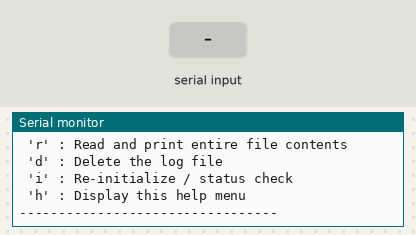
A sketch run on a simulated Arduino Uno, built with avr-gcc and run on an emulated ATmega328P. Shown: the last lines printed to the serial monitor. Inputs (shaded band) come from the test bench. Storage starts empty.

Above: at 1.7 s.
1.8 s: "w\n" received over Serial
At 2.9 s:
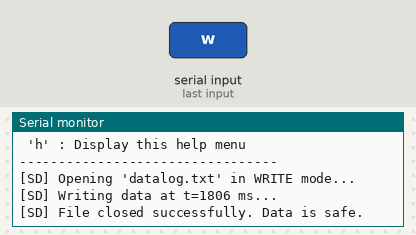
3.3 s: byte 114 ('r') received over Serial
At 3.41 s:
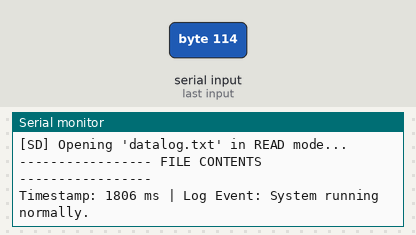
4.8 s: byte 100 ('d') received over Serial
At 6.0 s:
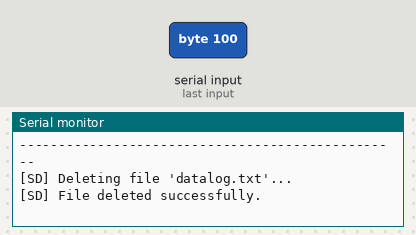
6.3 s: byte 82 ('R') received over Serial
At 6.9 s:
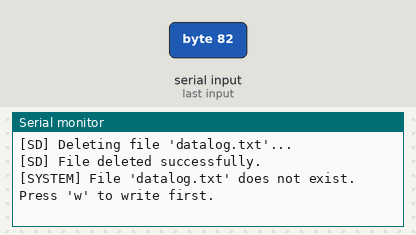
7.8 s: byte 68 ('D') received over Serial
At 9.0 s:
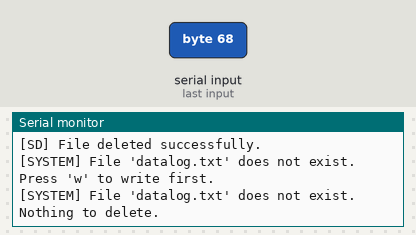
9.3 s: "W\n" received over Serial
At 9.37 s:
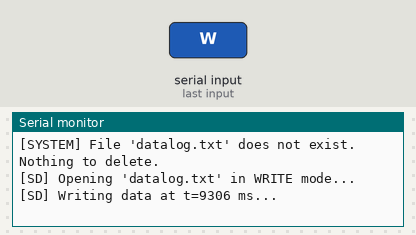

The sketch:

Day_71_SD_Card_Writing.ino
```cpp
/*
 * 100 Projects with Arduino - Day 71
 * Project: SD Card Module File Writing (SPI Datalogger Basics)
 *
 * DESCRIPTION:
 * This project demonstrates how to interface a standard SPI SD Card Module with an Arduino
 * using the standard SD and SPI libraries. To align with industrial firmware design paradigms:
 * 1. Safe File Operations: Employs correct sequences of opening, writing, flushing, and closing
 *    files to prevent data loss or FAT filesystem corruption during sudden power losses.
 * 2. Diagnostics: Checks for card presence and verifies the SPI link before initiating file access.
 * 3. Interactive Serial Shell: Provides a console interface to write data, read log history,
 *    and delete files, facilitating in-field testing.
 *
 * SD CARD MODULE & SPI THEORY:
 * - FAT File System: The SD library supports FAT16 and FAT32 filesystems on standard SD and SDHC
 * cards. Note: Cards must be formatted as FAT16 or FAT32 (NOT exFAT or NTFS).
 * - SPI (Serial Peripheral Interface): The SD Card module communicates via SPI.
 *   - CS (Chip Select) is typically connected to Pin 4 or Pin 10.
 *   - MOSI (Pin 11), MISO (Pin 12), SCK (Pin 13) are standard hardware SPI pins on Arduino Uno.
 * - Logic Level Shifting: SD cards operate at 3.3V logic. Connecting 5V signals directly to the
 *   SD card pins will damage it. Most breakout boards include an onboard 3.3V regulator and a
 *   level shifter IC (like the 74LVC125A) to translate the 5V signals from the Arduino safely.
 *
 * WIRING:
 * - SD Card Module Pin -> Arduino Uno Pin
 *   - GND             -> GND
 *   - VCC             -> 5V (if module has regulator) or 3.3V
 *   - MISO            -> Pin 12
 *   - MOSI            -> Pin 11
 *   - SCK             -> Pin 13
 *   - CS              -> Pin 4 (configurable)
 */

#include <SD.h>
#include <SPI.h>

// --- PIN DEFINITIONS ---
const int CS_PIN = 4;  // Chip Select pin for SD card module

// --- FILE PATH CONFIGURATION ---
const char *LOG_FILENAME = "datalog.txt";

void setup() {
  Serial.begin(9600);
  while (!Serial) {
    ;  // Wait for serial port to connect (needed for native USB boards like Leonardo/Micro)
  }

  Serial.println(F("=================================================="));
  Serial.println(F("Day 71: SD Card Module File Writing & Diagnostics"));
  Serial.println(F("=================================================="));

  // Initialize the SD card
  initializeSDCard();
  printShellMenu();
}

void loop() {
  // Check for serial commands
  if (Serial.available() > 0) {
    char cmd = Serial.read();
    if (cmd == '\n' || cmd == '\r') return;  // Ignore formatting

    switch (cmd) {
      case 'w':
      case 'W':
        appendLogEntry();
        break;
      case 'r':
      case 'R':
        readFileContents();
        break;
      case 'd':
      case 'D':
        deleteLogFile();
        break;
      case 'i':
      case 'I':
        initializeSDCard();
        break;
      case 'h':
      case 'H':
        printShellMenu();
        break;
      default:
        Serial.print(F("[SHELL] Unknown command: '"));
        Serial.print(cmd);
        Serial.println(F("' - Press 'h' for help."));
        break;
    }
  }
}

// =============================================================
//  SD CARD UTILITY FUNCTIONS
// =============================================================

/**
 * Initializes the SD card and outputs module status.
 */
void initializeSDCard() {
  Serial.print(F("[SYSTEM] Initializing SD Card on CS Pin "));
  Serial.print(CS_PIN);
  Serial.println(F("..."));

  // Check if card is present and can be initialized
  if (!SD.begin(CS_PIN)) {
    Serial.println(F("[ERROR] SD Card initialization failed!"));
    Serial.println(F("[ERROR] Checks:"));
    Serial.println(F("  1. Is the card inserted correctly?"));
    Serial.println(F("  2. Is your wiring correct (CS, MOSI, MISO, SCK)?"));
    Serial.println(F("  3. Is the card formatted as FAT16 or FAT32?"));
    return;
  }

  Serial.println(F("[SYSTEM] SD Card initialized successfully."));

  // Check if our log file already exists
  if (SD.exists(LOG_FILENAME)) {
    Serial.print(F("[SYSTEM] Active log file '"));
    Serial.print(LOG_FILENAME);
    Serial.println(F("' detected."));
  } else {
    Serial.print(F("[SYSTEM] Log file '"));
    Serial.print(LOG_FILENAME);
    Serial.println(F("' not found. It will be created on next write."));
  }
}

/**
 * Appends a diagnostic message to the log file.
 * Formats: Timestamp (millis) and a simple text message.
 */
void appendLogEntry() {
  Serial.print(F("[SD] Opening '"));
  Serial.print(LOG_FILENAME);
  Serial.println(F("' in WRITE mode..."));

  // Open the file in write mode (creates file if it doesn't exist, appends to it)
  File myFile = SD.open(LOG_FILENAME, FILE_WRITE);

  if (myFile) {
    unsigned long timestamp = millis();
    Serial.print(F("[SD] Writing data at t="));
    Serial.print(timestamp);
    Serial.println(F(" ms..."));

    // Write formatted log data
    myFile.print(F("Timestamp: "));
    myFile.print(timestamp);
    myFile.println(F(" ms | Log Event: System running normally."));

    // Force write data to physical media (forces flush of internal SRAM cache to SD card)
    myFile.flush();

    // Close the file (also performs flush and releases file system handle)
    myFile.close();
    Serial.println(F("[SD] File closed successfully. Data is safe."));
  } else {
    Serial.print(F("[ERROR] Failed to open '"));
    Serial.print(LOG_FILENAME);
    Serial.println(F("' for writing!"));
  }
}

/**
 * Reads the entire contents of the log file and dumps it to the Serial Monitor.
 */
void readFileContents() {
  if (!SD.exists(LOG_FILENAME)) {
    Serial.print(F("[SYSTEM] File '"));
    Serial.print(LOG_FILENAME);
    Serial.println(F("' does not exist. Press 'w' to write first."));
    return;
  }

  Serial.print(F("[SD] Opening '"));
  Serial.print(LOG_FILENAME);
  Serial.println(F("' in READ mode..."));

  // Open the file for reading
  File myFile = SD.open(LOG_FILENAME, FILE_READ);

  if (myFile) {
    Serial.println(F("----------------- FILE CONTENTS -----------------"));

    // Read from the file until there's nothing else in it
    while (myFile.available()) {
      Serial.write(myFile.read());
    }

    myFile.close();
    Serial.println(F("-------------------------------------------------"));
  } else {
    Serial.print(F("[ERROR] Failed to open '"));
    Serial.print(LOG_FILENAME);
    Serial.println(F("' for reading!"));
  }
}

/**
 * Deletes the log file from the SD card.
 */
void deleteLogFile() {
  if (!SD.exists(LOG_FILENAME)) {
    Serial.print(F("[SYSTEM] File '"));
    Serial.print(LOG_FILENAME);
    Serial.println(F("' does not exist. Nothing to delete."));
    return;
  }

  Serial.print(F("[SD] Deleting file '"));
  Serial.print(LOG_FILENAME);
  Serial.println(F("'..."));

  if (SD.remove(LOG_FILENAME)) {
    Serial.println(F("[SD] File deleted successfully."));
  } else {
    Serial.println(F("[ERROR] Failed to delete file. Check write protection."));
  }
}

/**
 * Prints the help menu.
 */
void printShellMenu() {
  Serial.println(F("\n--- SD CARD FILE WRITER SHELL ---"));
  Serial.println(F(" 'w' : Append a simulated log entry to file"));
  Serial.println(F(" 'r' : Read and print entire file contents"));
  Serial.println(F(" 'd' : Delete the log file"));
  Serial.println(F(" 'i' : Re-initialize / status check"));
  Serial.println(F(" 'h' : Display this help menu"));
  Serial.println(F("---------------------------------"));
}
```

Measured:
- after the input at 1.8 s, the serial monitor: prints a new line at once (image 1)
- after the input at 3.3 s, the serial monitor: prints a new line at once (image 2)
- after the input at 4.8 s, the serial monitor: prints a new line at once (image 3)
- after the input at 6.3 s, the serial monitor: prints a new line at once (image 4)
- after the input at 7.8 s, the serial monitor: prints a new line at once (image 5)
- after the input at 9.3 s, the serial monitor: prints a new line at once (image 6)
